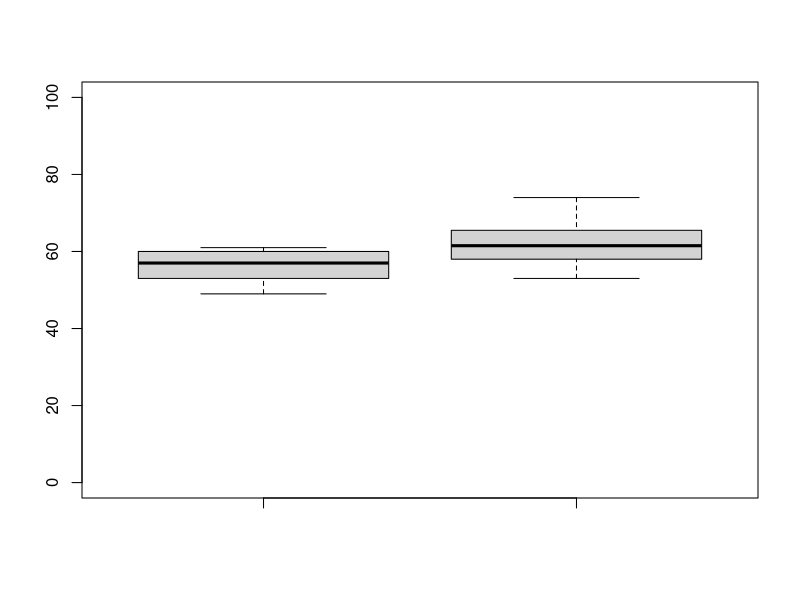

Write the R code that produced this figure.
datos <- read.csv('xy.csv', header=T)

print(names(datos))

attach(datos)

boxplot(x,y, ylim=c(0,100))

res <- t.test(x,y)

print(res)
